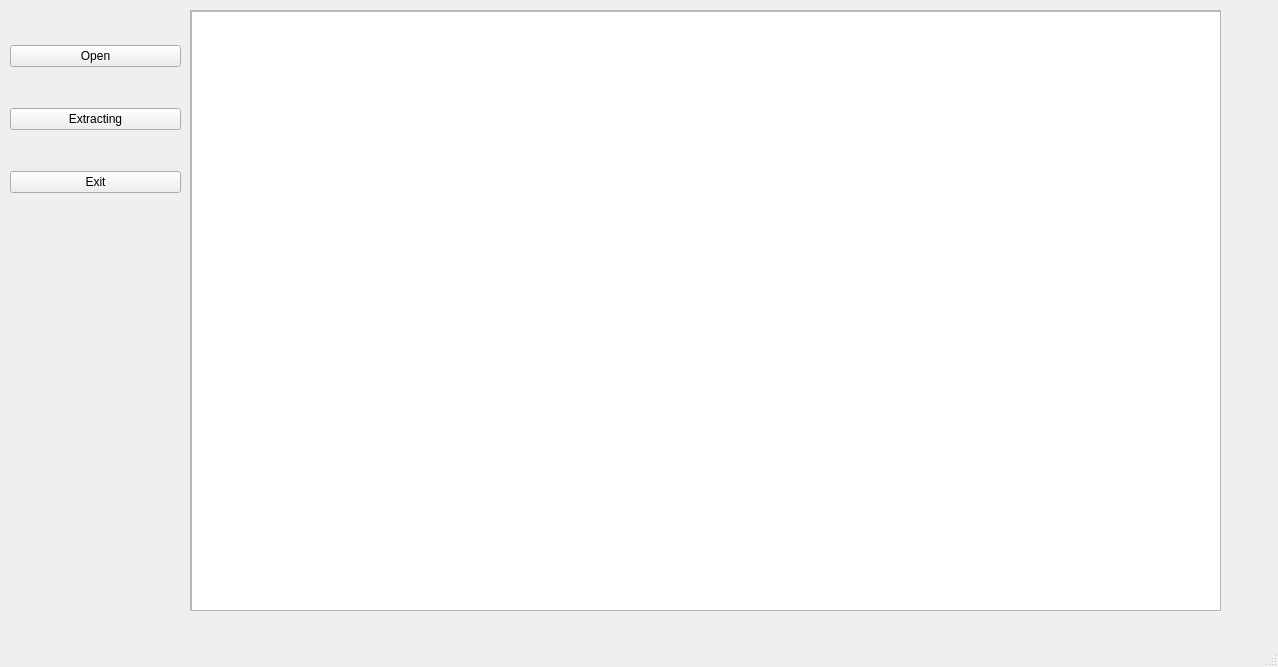
<?xml version="1.0" encoding="UTF-8"?>
<ui version="4.0">
 <class>MainWindow</class>
 <widget class="QMainWindow" name="MainWindow">
  <property name="geometry">
   <rect>
    <x>0</x>
    <y>0</y>
    <width>1278</width>
    <height>667</height>
   </rect>
  </property>
  <property name="windowTitle">
   <string>MainWindow</string>
  </property>
  <widget class="QWidget" name="centralwidget">
   <widget class="QScrollArea" name="scrollArea">
    <property name="geometry">
     <rect>
      <x>190</x>
      <y>10</y>
      <width>1031</width>
      <height>601</height>
     </rect>
    </property>
    <property name="widgetResizable">
     <bool>true</bool>
    </property>
    <widget class="QWidget" name="scrollAreaWidgetContents">
     <property name="geometry">
      <rect>
       <x>0</x>
       <y>0</y>
       <width>1029</width>
       <height>599</height>
      </rect>
     </property>
     <widget class="QGraphicsView" name="image_view">
      <property name="geometry">
       <rect>
        <x>0</x>
        <y>0</y>
        <width>1031</width>
        <height>601</height>
       </rect>
      </property>
     </widget>
    </widget>
   </widget>
   <widget class="QWidget" name="verticalLayoutWidget">
    <property name="geometry">
     <rect>
      <x>10</x>
      <y>10</y>
      <width>171</width>
      <height>221</height>
     </rect>
    </property>
    <layout class="QVBoxLayout" name="verticalLayout">
     <item>
      <widget class="QPushButton" name="open_btn">
       <property name="text">
        <string>Open</string>
       </property>
      </widget>
     </item>
     <item>
      <widget class="QPushButton" name="extract_btn">
       <property name="text">
        <string>Extracting</string>
       </property>
      </widget>
     </item>
     <item>
      <widget class="QPushButton" name="exit_btn">
       <property name="text">
        <string>Exit</string>
       </property>
      </widget>
     </item>
    </layout>
   </widget>
  </widget>
  <widget class="QMenuBar" name="menubar">
   <property name="geometry">
    <rect>
     <x>0</x>
     <y>0</y>
     <width>1278</width>
     <height>22</height>
    </rect>
   </property>
  </widget>
  <widget class="QStatusBar" name="statusbar"/>
 </widget>
 <resources/>
 <connections/>
</ui>
